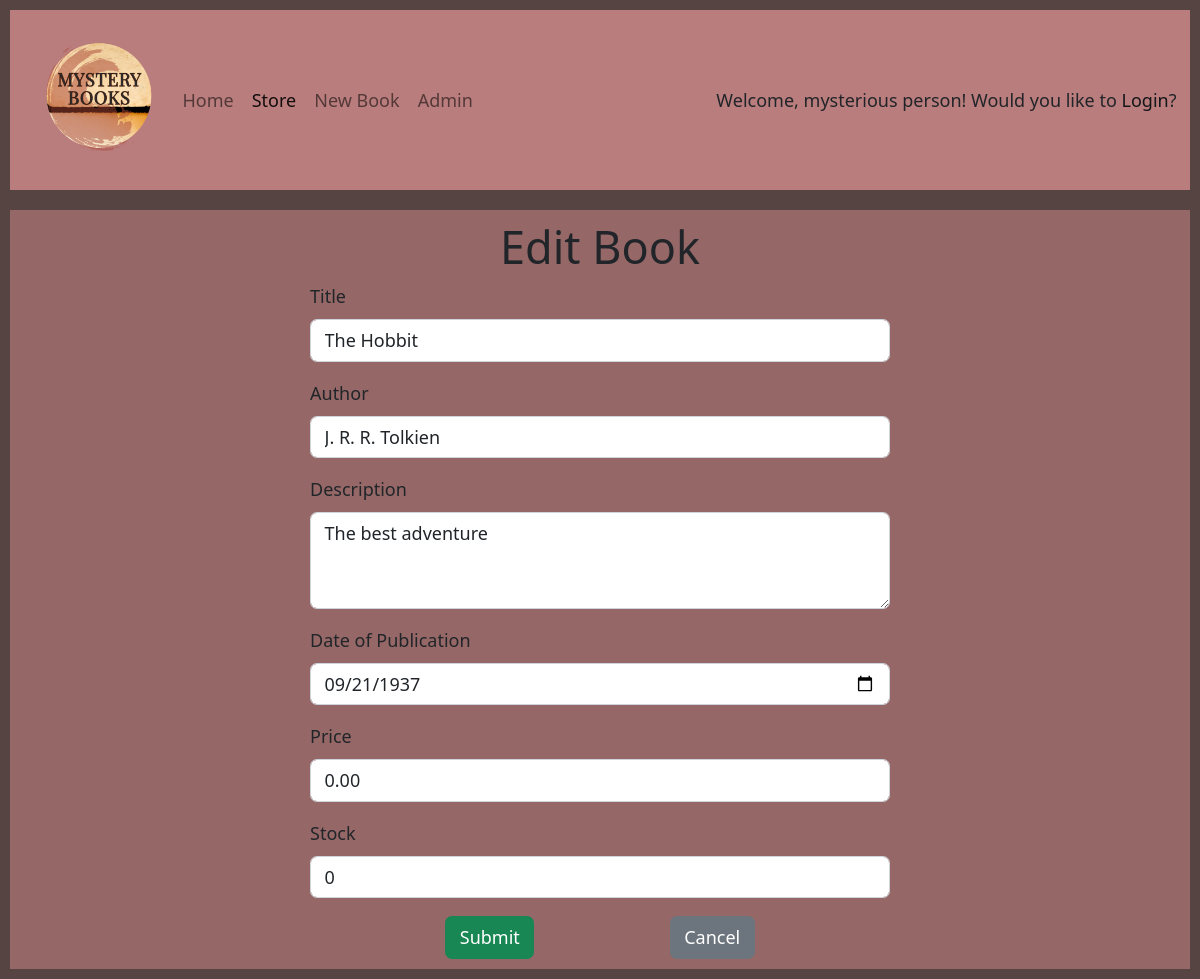
Page /store/1/edit on the earlier database version.
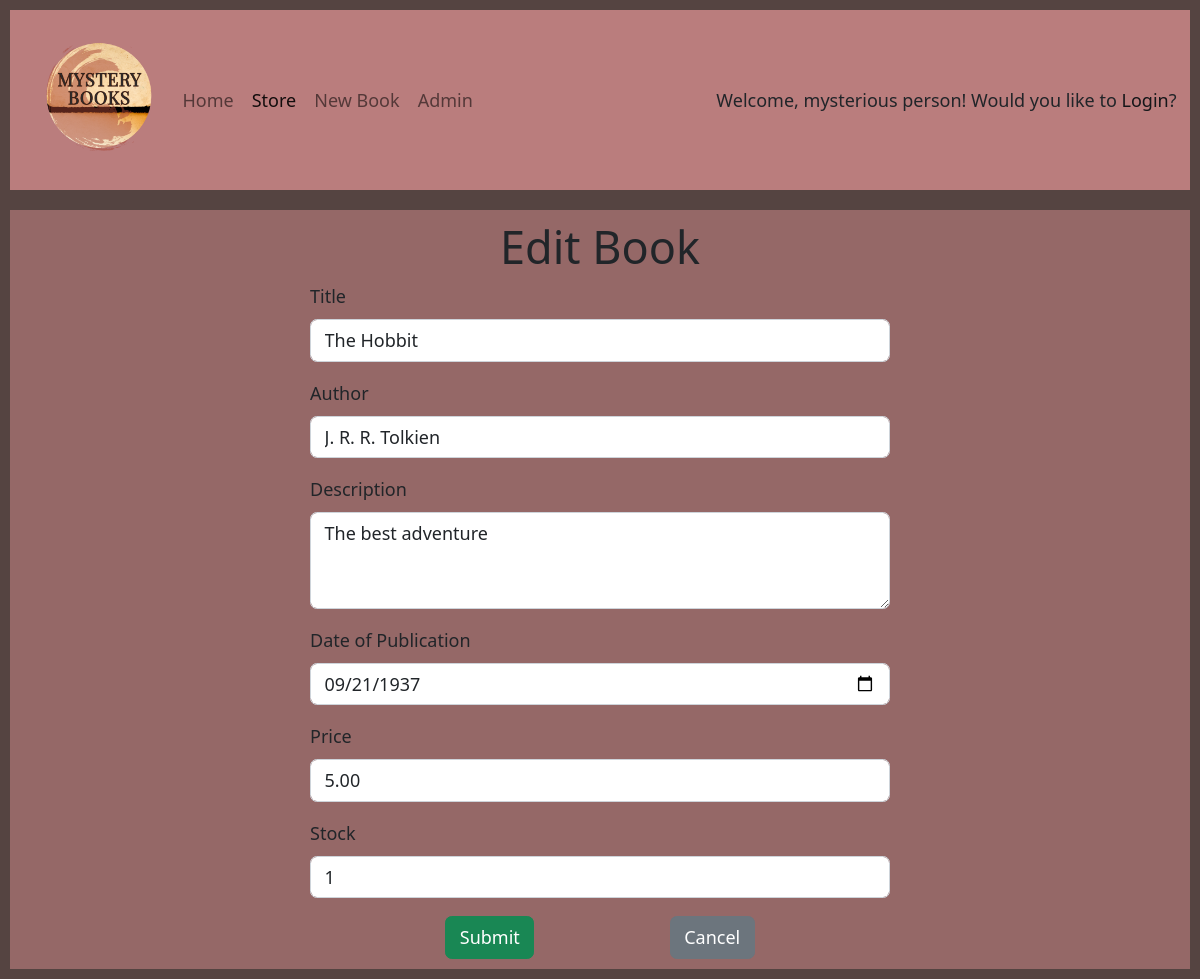
Same page on the later database version.
### store/models.py (models this page shows)
class Book(models.Model):
    title = models.CharField(max_length=200)
    author = models.CharField(max_length=200)
    description = models.TextField()
    publish_date = models.DateField(default=datetime.date.today)
    price = models.DecimalField(decimal_places=2, max_digits=8)
    stock = models.IntegerField(default=0)

### store/views.py (the view)
# urls.py: path('store/<int:book_id>/edit', views.edit_book, name='edit_book'),
def edit_book(request, book_id):
    book = Book.objects.get(id=book_id)
    context = {
        'book_id': book.id,
        'title': 'Edit Book',
        'menu': 'store',
        'form_action': 'edit_book',
        'display_form': False,
    }
    if request.method == 'POST':
        try:
            book.title = request.POST.get('title')
            book.author = request.POST.get('author')
            book.description = request.POST.get('description')
            book.publish_date = request.POST.get('publish_date')
            book.price = request.POST.get('price')
            book.stock = request.POST.get('stock')
            book.save()
            context['success_message'] = 'Update Complete'
        except:
            context['book_title'] = request.POST.get('title')
            context['author'] = request.POST.get('author')
            context['description'] = request.POST.get('description')
            context['publish_date'] = request.POST.get('publish_date')
            context['price'] = request.POST.get('price')
            context['stock'] = request.POST.get('stock')
            context['error_message'] = 'Update Error'
            context['display_form'] = True
    else:
        context['display_form'] = True
        context['book_title'] = book.title
        context['author'] = book.author
        context['description'] = book.description
        context['publish_date'] = str(book.publish_date)
        context['price'] = book.price
        context['stock'] = book.stock
        print(context['description'])
    return render(request, 'store/book_form.html', context)

### store/templates/store/book_form.html (shortened to what this page needs)
{% extends "base.html" %}
{% block content %}
{% if display_form %}
    {% if form_action == 'edit_book' %}
    <form class="book-form" action="{% url 'edit_book' book_id %}" method="POST">
    {% else %}
    <form  class="book-form" action="{% url 'new_book' %}" method="POST">
    {% endif %}
        <div class="mb-3">
            <label for="InputTitle" class="form-label">Title</label>
            <input
                type="text"
                class="form-control"
                id="InputTitle"
                name="title"
                value="{{ book_title }}"
                required>
        </div>
        <div class="mb-3">
            <label for="InputAuthor" class="form-label">Author</label>
            <input
                type="text"
                class="form-control"
                id="InputAuthor"
                name="author"
                value="{{ author }}"
                required>
        </div>
        <div class="mb-3">
            <label for="InputDescription" class="form-label">Description</label>
            <textarea
                class="form-control"
                id="InputDescription"
                rows="3"
                name="description"
                required>{{ description }}</textarea>
        </div>
        <div class="mb-3">
            <label for="InputPublishDate" class="form-label">Date of Publication</label>
            <input
                type="date"
                class="form-control"
                id="InputPublishDate"
                name="publish_date"
                value="{{ publish_date }}"
                required>
        </div>
        <div class="mb-3">
            <label for="InputPrice" class="form-label">Price</label>
            <input
                type="number"
                min="0"
                step="0.01"
                required
                class="form-control"
                id="InputPrice"
                value="{{ price }}"
                name="price">
        </div>
        <div class="mb-3">
            <label for="InputStock" class="form-label">Stock</label>
            <input
                type="number"
                min="0"
                required
                class="form-control"
                id="InputStock"
                value="{{ stock }}"
                name="stock">
        </div>
        <div class="book-details-buttons">
            <button type="submit" class="btn btn-success">Submit</button>
            <a type="text/button" class="btn btn-secondary" role="button" href="{% url 'store' %}">Cancel
            </a>
        </div>
    </form>
{% endif %}
{% endblock %}

Differences in the rows shown:
changed Book "The Hobbit": price "0.00" → "5.00"
Other differences:
form field stock: "0" → "1"
